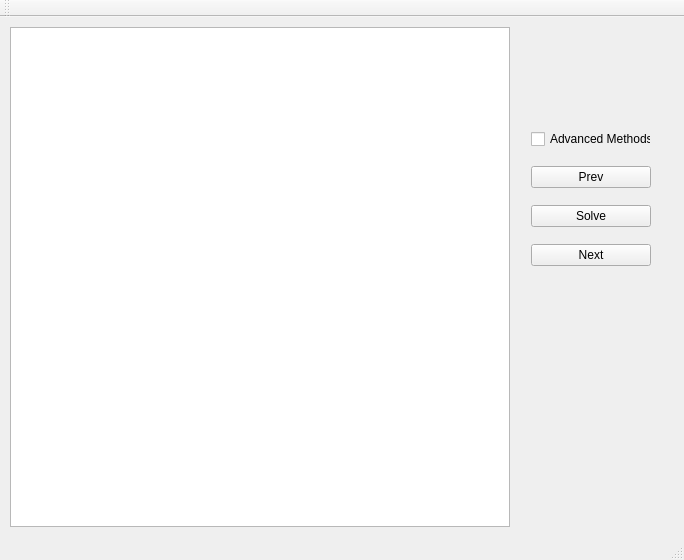
<?xml version="1.0" encoding="UTF-8"?>
<ui version="4.0">
 <class>MainWindow</class>
 <widget class="QMainWindow" name="MainWindow">
  <property name="geometry">
   <rect>
    <x>0</x>
    <y>0</y>
    <width>684</width>
    <height>560</height>
   </rect>
  </property>
  <property name="windowTitle">
   <string>MainWindow</string>
  </property>
  <widget class="QWidget" name="centralWidget">
   <widget class="QGraphicsView" name="graphicsView">
    <property name="geometry">
     <rect>
      <x>10</x>
      <y>10</y>
      <width>500</width>
      <height>500</height>
     </rect>
    </property>
   </widget>
   <widget class="QWidget" name="gridLayoutWidget">
    <property name="geometry">
     <rect>
      <x>520</x>
      <y>90</y>
      <width>142</width>
      <height>181</height>
     </rect>
    </property>
    <layout class="QGridLayout" name="gridLayout">
     <item row="3" column="0">
      <widget class="QPushButton" name="solveButton">
       <property name="text">
        <string>Solve</string>
       </property>
      </widget>
     </item>
     <item row="1" column="0">
      <widget class="QPushButton" name="prevButton">
       <property name="text">
        <string>Prev</string>
       </property>
      </widget>
     </item>
     <item row="4" column="0">
      <widget class="QPushButton" name="nextButton">
       <property name="text">
        <string>Next</string>
       </property>
      </widget>
     </item>
     <item row="0" column="0">
      <widget class="QCheckBox" name="methods">
       <property name="enabled">
        <bool>true</bool>
       </property>
       <property name="text">
        <string>Advanced Methods</string>
       </property>
       <property name="tristate">
        <bool>false</bool>
       </property>
      </widget>
     </item>
    </layout>
   </widget>
  </widget>
  <widget class="QMenuBar" name="menuBar">
   <property name="geometry">
    <rect>
     <x>0</x>
     <y>0</y>
     <width>684</width>
     <height>20</height>
    </rect>
   </property>
  </widget>
  <widget class="QToolBar" name="mainToolBar">
   <attribute name="toolBarArea">
    <enum>TopToolBarArea</enum>
   </attribute>
   <attribute name="toolBarBreak">
    <bool>false</bool>
   </attribute>
  </widget>
  <widget class="QStatusBar" name="statusBar"/>
 </widget>
 <layoutdefault spacing="6" margin="11"/>
 <resources/>
 <connections/>
</ui>
